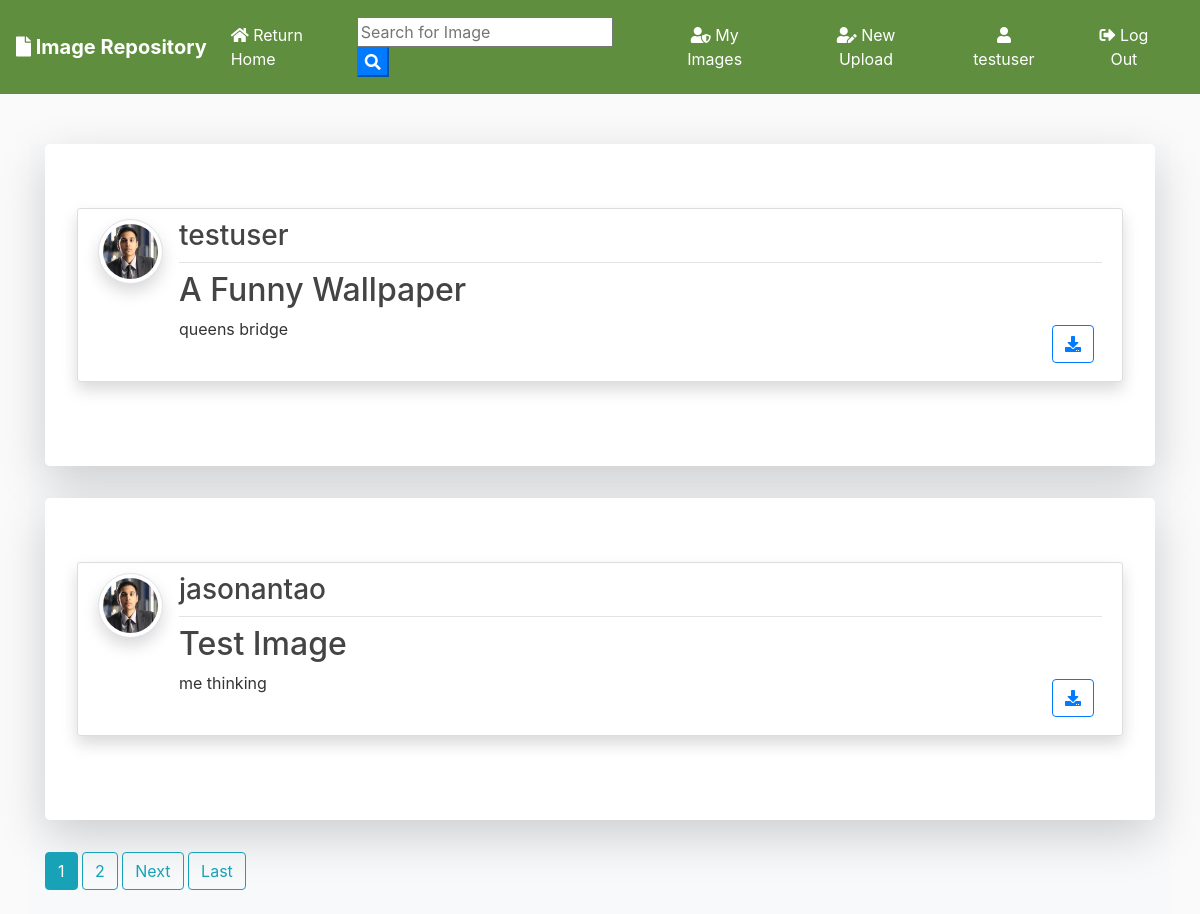
Screenshot of / (signed in) with the database file from the repository.
### blog/models.py (models this page shows, shortened)
class Post(models.Model):
	title = models.CharField(max_length=100)
	file = models.FileField(null=True,blank=True,upload_to='Files')
	content = models.TextField()
	date_posted = models.DateTimeField(default=timezone.now)
	author = models.ForeignKey(User, on_delete=models.CASCADE)

### users/models.py (models this page shows, shortened)
class Profile(models.Model):
    user = models.OneToOneField(User, on_delete=models.CASCADE)
    image = models.ImageField(default='default.jpg', upload_to='profile_pics')

### blog/views.py (the view)
# urls.py: path('', PostListView.as_view(), name='blog-home'),
class PostListView(ListView):
    model = Post
    template_name = 'blog/home.html'  # <app>/<model>_<viewtype>.html
    context_object_name = 'posts'
    ordering = ['-date_posted']
    paginate_by = 2

### blog/templates/blog/home.html (shortened to what this page needs)
{% extends "blog/base.html" %}
{% block content %}
    {% for post in posts %}
      <div class="jumbotron mt-3 bg-white shadow-lg">
      <article class="media content-section shadow">
        <a href="{{ post.author.profile.image.url }} " target="_blank"> <img src="{{ post.author.profile.image.url }}  " alt="" class="article-img rounded-circle img-thumbnail img-fluid shadow">
        </a>
        <div class="media-body">
          <div class="article-metadata d-flex justify-content-between">
            <a class="mr-2 " href="{% url 'user-posts' post.author.username  %}"><h3>{{ post.author }}</h3></a>
          </div>
          <h2><a class="article-title text-justify " href="{% url 'post-detail' post.id %}">{{ post.title }}</a></h2>
          <div class="d-flex justify-content-between">
            <p class="article-content text-justify text-truncate overflow-hidden">{{ post.content }}</p>
            {% if post.file %}
          <div class="form-group mt-0 pt-0  m-2">
            <a class="btn btn-outline-primary  btn-d "  href="{{ post.file.url }}"  download type="submit"><i class="fas fa-download"></i></a>
          </div>
          {% endif %}
          </div>
        </div>
      </article>
      </div>
    {% endfor %}
    {% if is_paginated %}
      {% for num in page_obj.paginator.page_range %}
        {% if page_obj.number == num %}
          <a class="btn btn-info mb-4" href="?page={{ num }}">{{ num }}</a>
        {% elif num > page_obj.number|add:'-3' and num < page_obj.number|add:'3' %}
          <a class="btn btn-outline-info mb-4" href="?page={{ num }}">{{ num }}</a>
        {% endif %}
      {% endfor %}
      {% if page_obj.has_next %}
        <a class="btn btn-outline-info mb-4" href="?page={{ page_obj.next_page_number }}">Next</a>
        <a class="btn btn-outline-info mb-4" href="?page={{ page_obj.paginator.num_pages }}">Last</a>
      {% endif %}
    {% endif %}
{% endblock content %}

### blog/templates/blog/base.html (shortened to what this page needs)
{% load static %}
<!doctype html>
<html lang="en">
  <head>
    <link rel="stylesheet" href="https://stackpath.bootstrapcdn.com/bootstrap/4.3.1/css/bootstrap.min.css">
    <link rel="stylesheet" href="https://use.fontawesome.com/releases/v5.8.1/css/all.css" >
    <link rel="stylesheet" href="{% static 'blog/main.css' %}">
</head>
  <body>
        <nav class="navbar navbar-expand-lg navbar-dark" style="margin-bottom: 50px; background-color: #5E8E3E;">
                <a class="navbar-brand font-weight-bold" href="{% url 'blog-home' %}"><i class="fas fa-file"></i> Image Repository</a>
                <div class="collapse navbar-collapse" id="navbarSupportedContent">
                  <ul class="navbar-nav mr-auto">
                    <li class="nav-item active">
                      <a class="nav-link" href="{% url 'blog-home' %}"><i class="fas fa-home"></i> Return Home <span class="sr-only">(current)</span></a>
                    </li>
                  </ul>
                <form id="searchform" action="{% url 'search' %}" method="get">
                    <input type="text" name="q" type="text" value="{{ request.GET.q }}" placeholder="Search for Image" />
                    <button type="button" onclick="searchform.submit()" class=" text-white my-color btn-primary"><i class="fa fa-search"></i></button>
                </form>
                    {% if user.is_authenticated %}
                    <a href="{% url 'user-posts' user %}" class="btn text-white m-2"><i class="fas fa-user-shield"></i> My Images</a>
                    <a href="{% url 'post-create' %} " class="btn text-white m-2"><i class="fas fa-user-edit"></i> New Upload</a>
                    <a href="{% url 'profile' %} " class="btn text-white m-2"><i class="fas fa-user"></i> {{ user.username }}</a>
                    <a href="{% url 'logout' %} " class="btn text-white m-2"><i class="fas fa-sign-out-alt"></i> Log Out</a>
                    {% else %}
                    <a href="{% url 'login' %} " class="btn text-white m-2"><i class="fas fa-user-tie"></i> Login</a>
                    <a href="{% url 'register' %} " class="btn text-white m-2"> <i class="fas fa-sign-in-alt"></i> Sign Up</a>
                    {% endif %}
                </div>
              </nav>
      <div class="container my-bg bg-light">
    {% block content %}
    {% endblock  %}
</div>
  </body>
</html>

### blog/static/blog/main.css (style rules this page uses)
body { background: #fafafa; color: #333333; margin-top: 0; }
h1, h2, h3, h4, h5, h6 { color: #444444; }
ul { margin: 0; }
.content-section { background: #ffffff; padding: 10px 20px; border: 1px solid #dddddd; border-radius: 3px; margin-bottom: 20px; }
.article-title { color: #444444; }
.article-content { white-space: pre-line; }
.article-img { height: 65px; width: 65px; margin-right: 16px; }
.article-metadata { padding-bottom: 1px; margin-bottom: 4px; border-bottom: 1px solid #e3e3e3 }

### rows the page displays
Post: author.profile.image (placeholder picture), author "testuser", title "A Funny Wallpaper", content "queens bridge"
Post: author.profile.image (placeholder picture), author "jasonantao", title "Test Image", content "me thinking"

### other values shown
{{ user.username }} "testuser"
{{ num }} "1"
{{ num }} "2"
